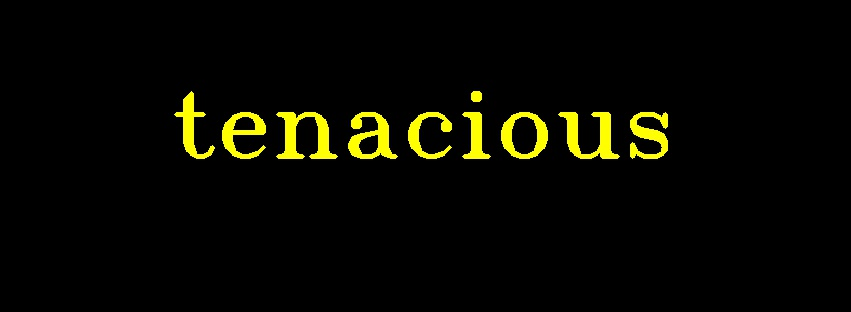
#> input picture Image Transformation/tenacious.jpg, 851 x 312 px
$ python rotation.py
#> lines starting #> are read from the running program, lines starting #| are printed output that depends on the picture
import numpy as np
import cv2

pic = cv2.imread('tenacious.jpg')
#> pic is the input picture: shape (312, 851, 3); mean B, G, R 1, 8.6, 8.6
rows = pic.shape[0]
#> rows = 312
cols = pic.shape[1]
#> cols = 851
center = (rows/2, cols/2)
#> center = (156, 425.5)
angle = -30
M = cv2.getRotationMatrix2D(center, angle, 1)
rotate = cv2.warpAffine(pic, M, (cols, rows))
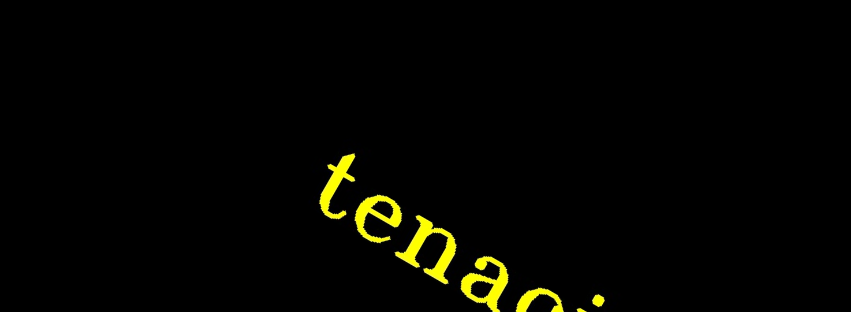
#> rotate: shape (312, 851, 3); mean B, G, R 0.5, 4.7, 4.7

#NOTE : Both translation and rotation is carried out using warpAffine function
#difference between the two cases of rotation and translation is the Matrix that is supplied to the function

cv2.imshow('Rotated', rotate)
cv2.waitKey(0)
cv2.destroyAllWindows()
